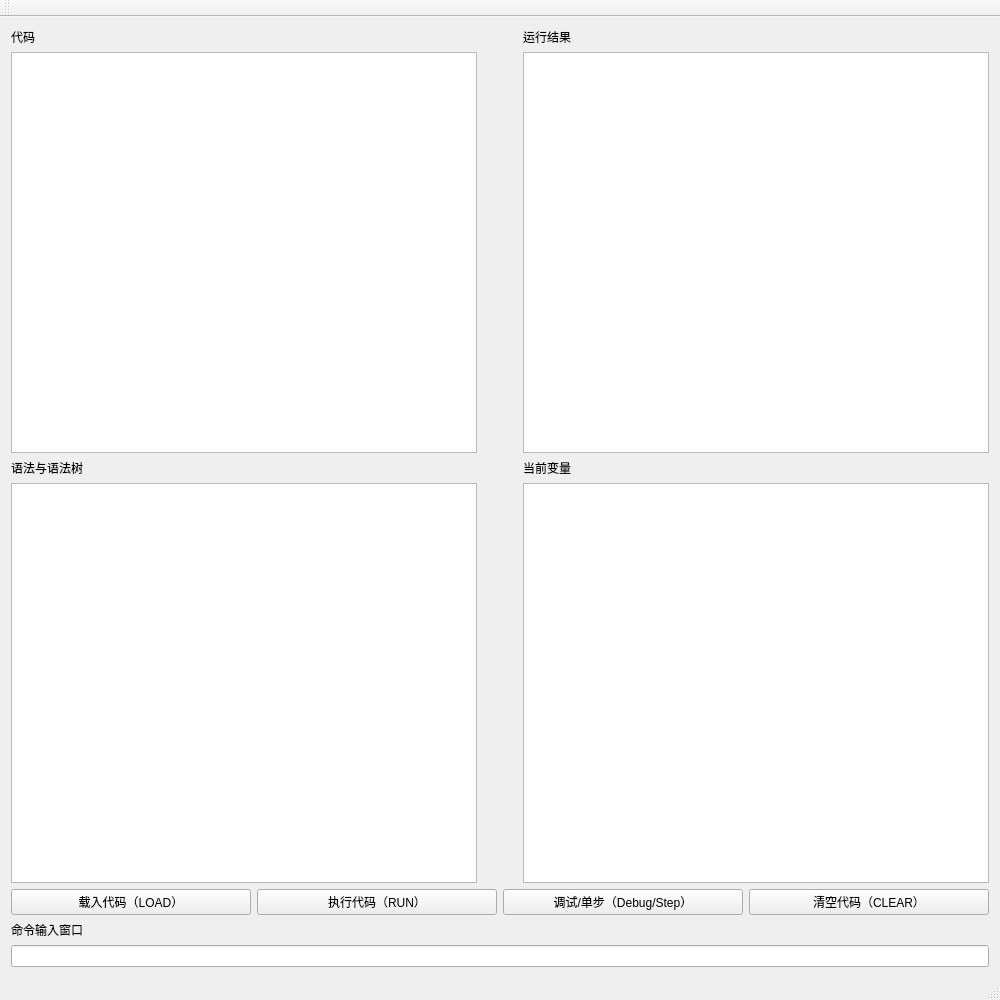
<?xml version="1.0" encoding="UTF-8"?>
<ui version="4.0">
 <class>MainWindow</class>
 <widget class="QMainWindow" name="MainWindow">
  <property name="geometry">
   <rect>
    <x>0</x>
    <y>0</y>
    <width>1000</width>
    <height>1000</height>
   </rect>
  </property>
  <property name="windowTitle">
   <string>MainWindow</string>
  </property>
  <widget class="QWidget" name="centralWidget">
   <layout class="QVBoxLayout" name="verticalLayout">
    <item>
     <layout class="QHBoxLayout" name="horizontalLayout">
      <item>
       <layout class="QVBoxLayout" name="verticalLayout_4">
        <item>
         <widget class="QLabel" name="Code">
          <property name="text">
           <string>代码</string>
          </property>
         </widget>
        </item>
        <item>
         <widget class="QTextBrowser" name="Code_Display"/>
        </item>
       </layout>
      </item>
      <item>
       <spacer name="horizontalSpacer_2">
        <property name="orientation">
         <enum>Qt::Horizontal</enum>
        </property>
        <property name="sizeType">
         <enum>QSizePolicy::Fixed</enum>
        </property>
        <property name="sizeHint" stdset="0">
         <size>
          <width>40</width>
          <height>20</height>
         </size>
        </property>
       </spacer>
      </item>
      <item>
       <layout class="QVBoxLayout" name="verticalLayout_5">
        <item>
         <widget class="QLabel" name="Result">
          <property name="text">
           <string>运行结果</string>
          </property>
         </widget>
        </item>
        <item>
         <widget class="QTextBrowser" name="Result_Display"/>
        </item>
       </layout>
      </item>
     </layout>
    </item>
    <item>
     <layout class="QHBoxLayout" name="horizontalLayout_4">
      <item>
       <layout class="QVBoxLayout" name="verticalLayout_6">
        <item>
         <widget class="QLabel" name="Code_2">
          <property name="text">
           <string>语法与语法树</string>
          </property>
         </widget>
        </item>
        <item>
         <widget class="QTextBrowser" name="Statement_Display"/>
        </item>
       </layout>
      </item>
      <item>
       <spacer name="horizontalSpacer_3">
        <property name="orientation">
         <enum>Qt::Horizontal</enum>
        </property>
        <property name="sizeType">
         <enum>QSizePolicy::Fixed</enum>
        </property>
        <property name="sizeHint" stdset="0">
         <size>
          <width>40</width>
          <height>20</height>
         </size>
        </property>
       </spacer>
      </item>
      <item>
       <layout class="QVBoxLayout" name="verticalLayout_7">
        <item>
         <widget class="QLabel" name="Result_2">
          <property name="text">
           <string>当前变量</string>
          </property>
         </widget>
        </item>
        <item>
         <widget class="QTextBrowser" name="Variable_Display"/>
        </item>
       </layout>
      </item>
     </layout>
    </item>
    <item>
     <layout class="QHBoxLayout" name="horizontalLayout_2">
      <item>
       <widget class="QPushButton" name="Button_Load">
        <property name="text">
         <string>载入代码（LOAD）</string>
        </property>
       </widget>
      </item>
      <item>
       <widget class="QPushButton" name="Button_Run">
        <property name="text">
         <string>执行代码（RUN）</string>
        </property>
       </widget>
      </item>
      <item>
       <widget class="QPushButton" name="debug_button">
        <property name="text">
         <string>调试/单步（Debug/Step）</string>
        </property>
       </widget>
      </item>
      <item>
       <widget class="QPushButton" name="Button_Clear">
        <property name="text">
         <string>清空代码（CLEAR）</string>
        </property>
       </widget>
      </item>
     </layout>
    </item>
    <item>
     <layout class="QVBoxLayout" name="verticalLayout_3">
      <item>
       <widget class="QLabel" name="Inputcode">
        <property name="enabled">
         <bool>true</bool>
        </property>
        <property name="text">
         <string>命令输入窗口</string>
        </property>
       </widget>
      </item>
      <item>
       <widget class="QLineEdit" name="lineEdit"/>
      </item>
     </layout>
    </item>
   </layout>
  </widget>
  <widget class="QMenuBar" name="menuBar">
   <property name="geometry">
    <rect>
     <x>0</x>
     <y>0</y>
     <width>1000</width>
     <height>17</height>
    </rect>
   </property>
  </widget>
  <widget class="QToolBar" name="mainToolBar">
   <attribute name="toolBarArea">
    <enum>TopToolBarArea</enum>
   </attribute>
   <attribute name="toolBarBreak">
    <bool>false</bool>
   </attribute>
  </widget>
  <widget class="QStatusBar" name="statusBar"/>
 </widget>
 <layoutdefault spacing="6" margin="11"/>
 <resources/>
 <connections/>
</ui>
